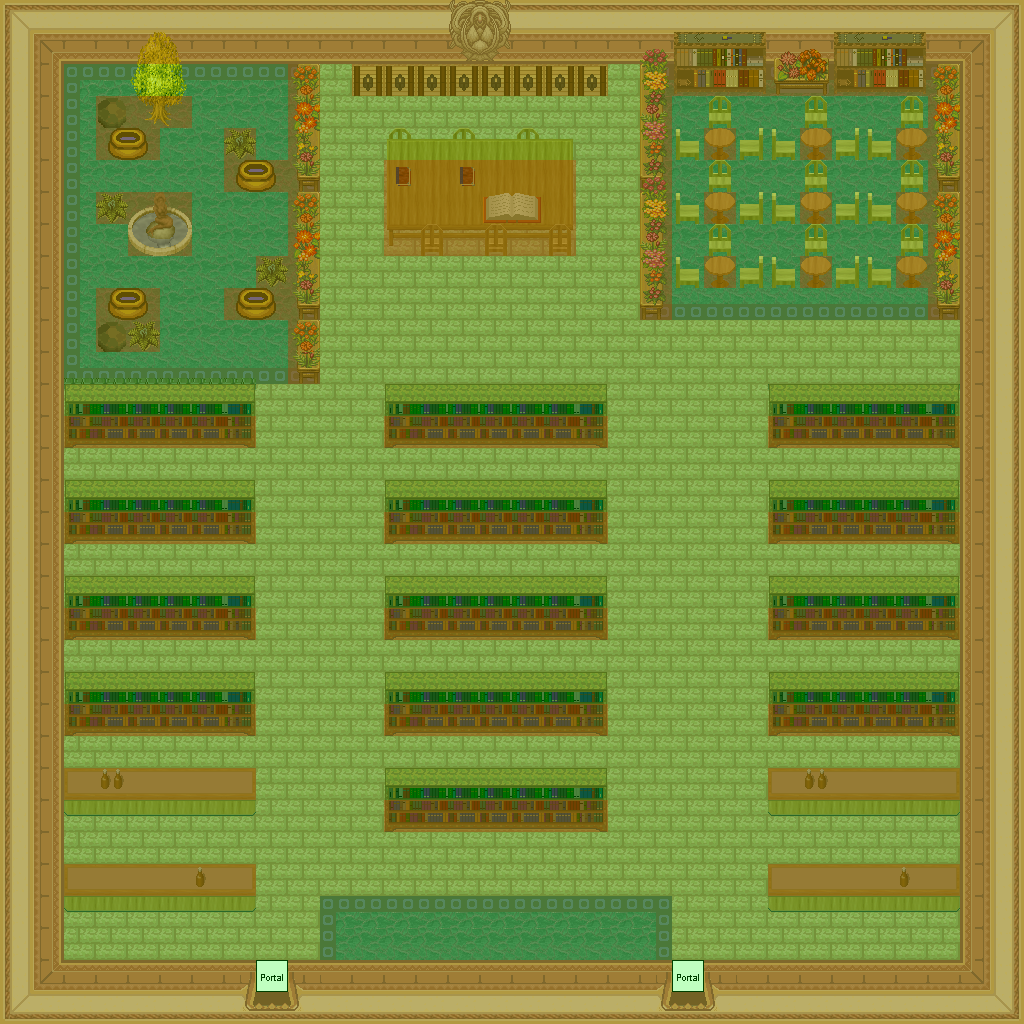

Below is a game level as drawn by its tile map, then a one-line description and the .tmx that defines it (tile-layer data replaced by summaries):
An orthogonal 32x32 tile map with 32x32 px tiles, 7 tile layers (0_floor, 1_terrain, 2_object, 3_roof, ...), 24 tilesets.

<map version="1.0" orientation="orthogonal" renderorder="right-down" width="32" height="32" tilewidth="32" tileheight="32" nextobjectid="1">
 <tileset firstgid="1" name="../../tileset/building/wall/int_wall_pale.png" tilewidth="32" tileheight="32" tilecount="16" columns="2">
  <image source="../../tileset/building/wall/int_wall_pale.png" trans="ff00ff" width="64" height="256" />
 </tileset>
 <tileset firstgid="17" name="../../tileset/building/wall/int_wall_purple.png" tilewidth="32" tileheight="32" tilecount="20" columns="2">
  <image source="../../tileset/building/wall/int_wall_purple.png" trans="ff00ff" width="64" height="320" />
 </tileset>
 <tileset firstgid="37" name="../../tileset/furniture/carpet/carpets_2.png" tilewidth="32" tileheight="32" tilecount="12" columns="4">
  <image source="../../tileset/furniture/carpet/carpets_2.png" trans="ff00ff" width="128" height="96" />
 </tileset>
 <tileset firstgid="49" name="../../tileset/building/decoration/wall_feature.png" tilewidth="32" tileheight="32" tilecount="4" columns="2">
  <image source="../../tileset/building/decoration/wall_feature.png" trans="ff00ff" width="64" height="64" />
 </tileset>
 <tileset firstgid="53" name="../../tileset/building/wall/bricked_edges.png" tilewidth="32" tileheight="32" tilecount="15" columns="5">
  <image source="../../tileset/building/wall/bricked_edges.png" trans="ff00ff" width="160" height="96" />
 </tileset>
 <tileset firstgid="68" name="../../tileset/furniture/shelve/pale_book_bottle_shelf.png" tilewidth="32" tileheight="32" tilecount="12" columns="3">
  <image source="../../tileset/furniture/shelve/pale_book_bottle_shelf.png" trans="ff00ff" width="96" height="128" />
 </tileset>
 <tileset firstgid="80" name="../../tileset/furniture/table/table_with_beer.png" tilewidth="32" tileheight="32" tilecount="8" columns="4">
  <image source="../../tileset/furniture/table/table_with_beer.png" trans="ff00ff" width="128" height="64" />
 </tileset>
 <tileset firstgid="88" name="../../tileset/building/decoration/rocks_2.png" tilewidth="32" tileheight="32" tilecount="2" columns="1">
  <image source="../../tileset/building/decoration/rocks_2.png" trans="ffffff" width="32" height="64" />
 </tileset>
 <tileset firstgid="90" name="../../tileset/plant/bush/blue_green.png" tilewidth="32" tileheight="32" tilecount="1" columns="1">
  <image source="../../tileset/plant/bush/blue_green.png" trans="ff00ff" width="32" height="32" />
 </tileset>
 <tileset firstgid="91" name="../../tileset/item/pot/pot_golden.png" tilewidth="32" tileheight="32" tilecount="4" columns="4">
  <image source="../../tileset/item/pot/pot_golden.png" trans="ffffff" width="128" height="32" />
 </tileset>
 <tileset firstgid="95" name="../../tileset/item/statue/fairypool.png" tilewidth="32" tileheight="32" tilecount="16" columns="2">
  <image source="../../tileset/item/statue/fairypool.png" trans="ff00ff" width="64" height="256" />
 </tileset>
 <tileset firstgid="111" name="../../tileset/building/entrance/pale_red_ns.png" tilewidth="32" tileheight="32" tilecount="36" columns="9">
  <image source="../../tileset/building/entrance/pale_red_ns.png" trans="ff00ff" width="288" height="128" />
 </tileset>
 <tileset firstgid="147" name="../../tileset/furniture/table/wooden.png" tilewidth="32" tileheight="32" tilecount="1" columns="1">
  <image source="../../tileset/furniture/table/wooden.png" trans="ff00ff" width="32" height="32" />
 </tileset>
 <tileset firstgid="148" name="../../tileset/furniture/chair/wooden.png" tilewidth="32" tileheight="32" tilecount="5" columns="5">
  <image source="../../tileset/furniture/chair/wooden.png" trans="ff00ff" width="160" height="32" />
 </tileset>
 <tileset firstgid="153" name="../../tileset/item/chest/wooden_dark.png" tilewidth="32" tileheight="32" tilecount="1" columns="1">
  <image source="../../tileset/item/chest/wooden_dark.png" trans="ff00ff" width="32" height="32" />
 </tileset>
 <tileset firstgid="154" name="../../tileset/plant/tree/tree_golden_small.png" tilewidth="32" tileheight="32" tilecount="6" columns="2">
  <image source="../../tileset/plant/tree/tree_golden_small.png" trans="ffffff" width="64" height="96" />
 </tileset>
 <tileset firstgid="160" name="../../tileset/logic/portal.png" tilewidth="32" tileheight="32" tilecount="7" columns="7">
  <image source="../../tileset/logic/portal.png" width="224" height="32" />
 </tileset>
 <tileset firstgid="167" name="../../tileset/logic/collision.png" tilewidth="32" tileheight="32" tilecount="1" columns="1">
  <image source="../../tileset/logic/collision.png" width="32" height="32" />
 </tileset>
 <tileset firstgid="168" name="../../tileset/logic/protection.png" tilewidth="32" tileheight="32" tilecount="2" columns="2">
  <image source="../../tileset/logic/protection.png" width="64" height="32" />
 </tileset>
 <tileset firstgid="170" name="book.png" tilewidth="32" tileheight="32" tilecount="4" columns="2">
  <image source="../../tileset/item/documents/book.png" width="64" height="64" />
 </tileset>
 <tileset firstgid="174" name="table" tilewidth="32" tileheight="32" tilecount="9" columns="3">
  <image source="../../tileset/furniture/table/table_wooden_brown.png" width="96" height="96" />
 </tileset>
 <tileset firstgid="183" name="flowers_on_benches.png" tilewidth="32" tileheight="32" tilecount="10" columns="2">
  <image source="../../tileset/furniture/table/flowers_on_benches.png" width="64" height="160" />
 </tileset>
 <tileset firstgid="193" name="flowers_on_bench2.png" tilewidth="32" tileheight="32" tilecount="6" columns="3">
  <image source="../../tileset/furniture/table/flowers_on_bench2.png" width="96" height="64" />
 </tileset>
 <tileset firstgid="199" name="dark_bookshelf.png" tilewidth="32" tileheight="32" tilecount="6" columns="3">
  <image source="../../tileset/furniture/shelve/dark_bookshelf.png" trans="ff00ff" width="96" height="64" />
 </tileset>
 <layer name="0_floor" width="32" height="32">
  <data>[1024 cells, 1024 non-empty, 28 distinct tile ids]</data>
 </layer>
 <layer name="1_terrain" width="32" height="32">
  <data>[1024 cells, 103 non-empty, 27 distinct tile ids]</data>
 </layer>
 <layer name="2_object" width="32" height="32">
  <data>[1024 cells, 191 non-empty, 38 distinct tile ids]</data>
 </layer>
 <layer name="3_roof" width="32" height="32">
  <data>[1024 cells, 95 non-empty, 11 distinct tile ids]</data>
 </layer>
 <layer name="objects" width="32" height="32">
  <data>[1024 cells, 2 non-empty, 1 distinct tile ids]</data>
 </layer>
 <layer name="collision" width="32" height="32" opacity="0.37">
  <data>[1024 cells, 434 non-empty, 1 distinct tile ids]</data>
 </layer>
 <layer name="protection" width="32" height="32" opacity="0.25">
  <data>[1024 cells, 1024 non-empty, 1 distinct tile ids]</data>
 </layer>
</map>
